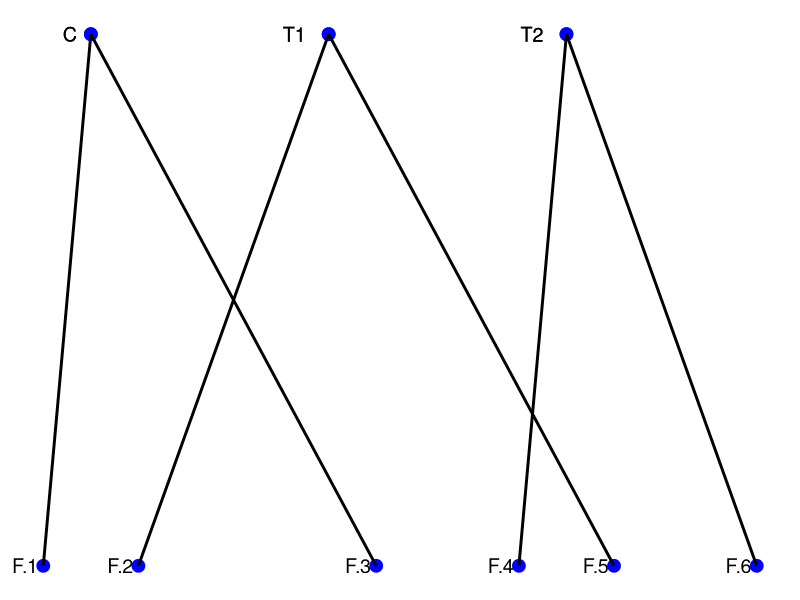
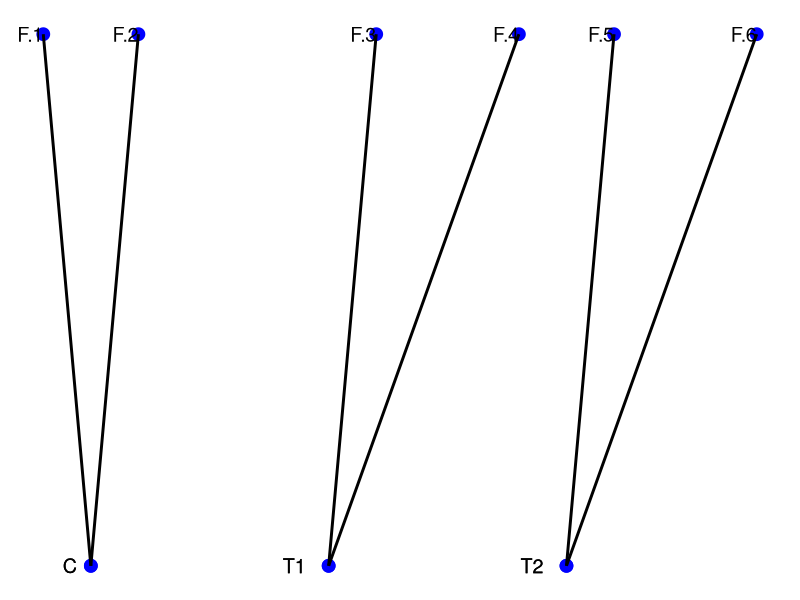
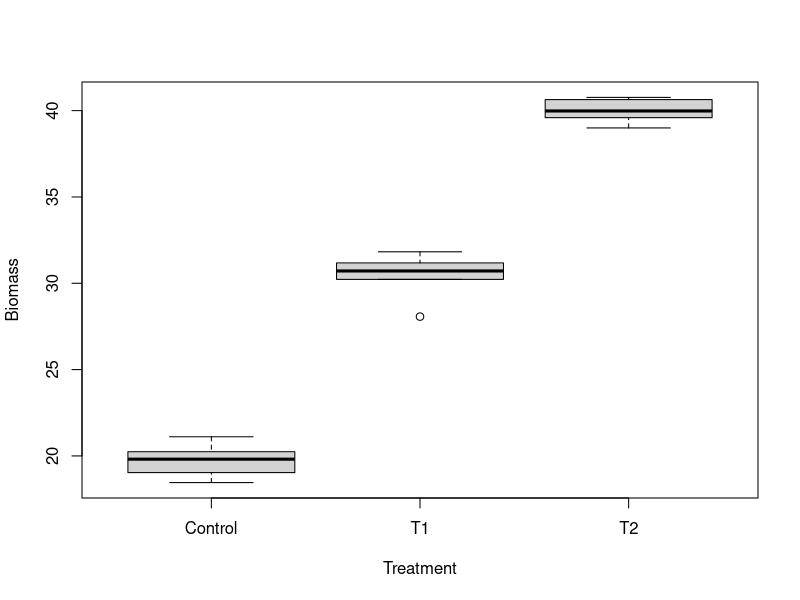
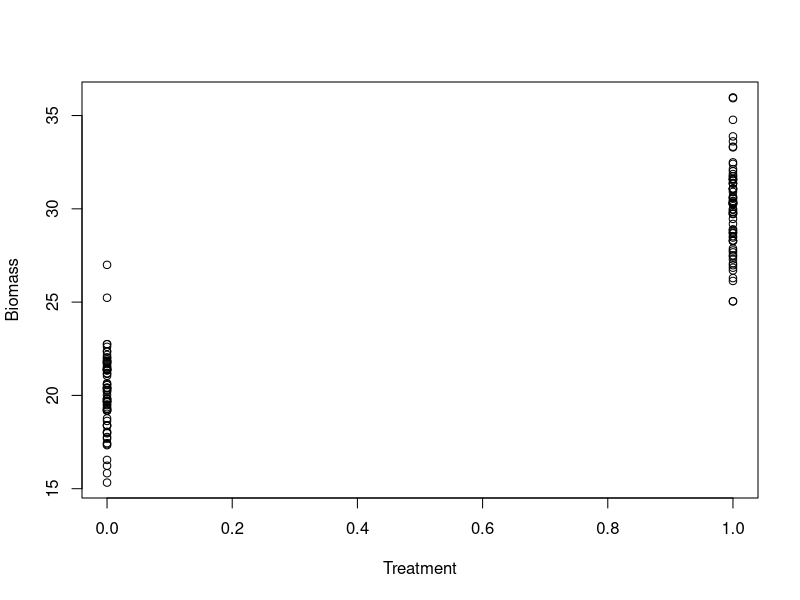

Reproduce these figures in R, in order. (Note: this script raises an error after producing the figures.)
## ---- chunk 1

knitr::opts_chunk$set(
	echo = TRUE,
	message = FALSE,
	warning = FALSE,
	cache = TRUE
	)
## ---- chunk 2

#  NRES 710, Nested Designs
#     University of Nevada, Reno
#     

## ---- chunk 3
library(ggplot2)

# Data for the plot
nested_data <- data.frame(
  treatment = c("C", "T1", "T2"),
  field = c("F.1", "F.2", "F.3", "F.4", "F.5", "F.6"),
  x_treatment = c(1, 2, 3),  # Spread treatments across x-axis
  x_field = c(0.8, 1.2, 2.2, 2.8, 3.2, 3.8),  # Spread fields across x-axis below treatments
  y_treatment = rep(3, 3),  # Treatments on top (y = 3)
  y_field = rep(1, 6)  # Fields below (y = 1)
)

# Coordinates for plotting lines between treatments and fields
lines_data <- data.frame(
  x = c(1, 1, 2, 2, 3, 3),
  xend = c(0.8, 2.2, 1.2, 3.2, 2.8, 3.8),
  y = c(3, 3, 3, 3, 3, 3),
  yend = rep(1, 6)
)

# Plotting the hierarchy
ggplot() +
  # Plot the treatments at the top
  geom_point(aes(x = nested_data$x_treatment, y = nested_data$y_treatment), size = 4, color = "blue") +
  geom_text(aes(x = nested_data$x_treatment, y = nested_data$y_treatment, label = nested_data$treatment), 
            hjust = 2, size = 5) +  # Slightly move the treatment labels up

  # Plot the fields at the bottom
  geom_point(aes(x = nested_data$x_field, y = nested_data$y_field), size = 4, color = "blue") +
  geom_text(aes(x = nested_data$x_field, y = nested_data$y_field, label = nested_data$field), 
            hjust = 1.2, size = 5) +  # Slightly move the field labels down

  # Draw lines connecting treatments to fields
  geom_segment(data = lines_data, aes(x = x, xend = xend, y = y, yend = yend), size = 1) +

  # Remove axis labels and ticks
  scale_x_continuous(breaks = NULL) +
  scale_y_continuous(breaks = NULL) +

  # Customize labels and appearance
  labs(x = NULL, y = NULL) +
  theme_minimal() +
  theme(axis.text = element_blank(), axis.ticks = element_blank())

## ---- chunk 4
library(ggplot2)

# Data for the plot
nested_data <- data.frame(
  treatment = c("C", "T1", "T2"),
  field = c("F.1", "F.2", "F.3", "F.4", "F.5", "F.6"),
  x_treatment = c(1, 2, 3),  # Spread treatments across x-axis
  x_field = c(0.8, 1.2, 2.2, 2.8, 3.2, 3.8),  # Spread fields across x-axis above treatments
  y_treatment = rep(1, 3),  # Treatments below (y = 1)
  y_field = rep(3, 6)  # Fields above (y = 3)
)

# Coordinates for plotting lines between fields and treatments
lines_data <- data.frame(
  x = c(0.8, 1.2, 2.2, 2.8, 3.2, 3.8),
  xend = c(1, 1, 2, 2, 3, 3),
  y = rep(3, 6),
  yend = rep(1, 6)
)

# Plotting the hierarchy
ggplot() +
  # Plot the fields at the top
  geom_point(aes(x = nested_data$x_field, y = nested_data$y_field), size = 4, color = "blue") +
  geom_text(aes(x = nested_data$x_field, y = nested_data$y_field, label = nested_data$field), 
            hjust = 1, size = 5) +  # Slightly move the field labels up

  # Plot the treatments at the bottom
  geom_point(aes(x = nested_data$x_treatment, y = nested_data$y_treatment), size = 4, color = "blue") +
  geom_text(aes(x = nested_data$x_treatment, y = nested_data$y_treatment, label = nested_data$treatment), 
            hjust = 2, size = 5) +  # Slightly move the treatment labels down

  # Draw lines connecting fields to treatments
  geom_segment(data = lines_data, aes(x = x, xend = xend, y = y, yend = yend), size = 1) +

  # Remove axis labels and ticks
  scale_x_continuous(breaks = NULL) +
  scale_y_continuous(breaks = NULL) +

  # Customize labels and appearance
  labs(x = NULL, y = NULL) +
  theme_minimal() +
  theme(axis.text = element_blank(), axis.ticks = element_blank())

## ---- chunk 5
### Nested design analysis in R

# Read the data
datum <- read.csv("lecture_18_dataset1.csv")

# Examine it
head(datum, 10)

# Make 'Treatment' a factor
datum$Treatment <- as.factor(datum$Treatment)

# Plot it
plot(Biomass ~ Treatment, data = datum)

## ---- chunk 6
# Simple linear model
results <- lm(Biomass ~ Treatment, data = datum)
summary(results)

## ---- chunk 7
# Linear mixed-effects model
library(nlme)
results2 <- lme(Biomass ~ Treatment, data = datum, random = ~1|Field)
summary(results2)

## ---- chunk 8
### Another example analysis in R
# Read the data
datum <- read.csv("lecture_18_dataset2.csv")

# Examine it
head(datum, 15)

# Structure
str(datum)

# Plot it
plot(Biomass ~ Treatment, data = datum)

## ---- chunk 9
# Linear mixed-effects model - incorrect random-effect structure for this design
results <- lme(Biomass ~ Treatment, data = datum, random = ~1|Plot)
summary(results)
# This says: only 3 groups (plots). But we had more! This is not specified correctly; this is assuming a different structure than we really have.

## ---- chunk 10
# Linear mixed-effects model - correct random-effect structure for this design
results2 <- lme(Biomass ~ Treatment, data = datum, random = ~1|Field/Plot)
summary(results2)

## ---- chunk 11
################### 'Truth' #################### 
### Lecture 18: code to simulate data for class

### Dataset 1
# Simulate nested-design data
set.seed(123)

# Fields
n_fields <- 6
n_samples <- 3
Field <- sort(rep(1:n_fields, n_samples))

# Treatment
Treatment <- c(rep("Control", n_samples*2), rep("T1", n_samples*2), rep("T2", n_samples*2))

# Dummy-code treatment
dummy <- data.frame(model.matrix(~ Treatment - 1))
colnames(dummy) <- c("Control", "T1", "T2")

# Field error
FieldError <- rep(rnorm(n_fields, 0, 0.5), each = n_samples)

# Error within fields (residual error)
Error <- rnorm(n_samples*n_fields, 0, 1)

# Response variable -- biomass
Biomass <- 20 + 10*dummy$T1 + 20*dummy$T2 + FieldError + Error

# Save the data
datum <- data.frame(Field = Field, Treatment = Treatment, Control = dummy$Control, T1 = dummy$T1, T2 = dummy$T2, FieldError = FieldError, Error = Error, Biomass = Biomass)

# Save the data
write.csv(datum, "lecture_18_dataset1.csv", row.names = FALSE)


### Dataset 2
# Simulate nested-design data
set.seed(123)

# Fields
n_fields <- 24
n_plots <- 3
n_treatments <- 2
Field <- sort(rep(rep(1:n_fields, n_plots), n_treatments))

# Plots
Plot <- rep(c(rep(1, n_treatments), rep(2, n_treatments), rep(3, n_treatments)), n_fields)

# Treatments
Treatment <- rep(rep(c(0, 1), n_plots), n_fields)

# Field error
FieldError <- rep(rnorm(n_fields, 0, 1), each = n_plots * n_treatments)

# Plot error
PlotError <- rep(rnorm(n_plots * n_fields, 0, 2), each = n_treatments)

# Residual error
Error <- rnorm(length(Field), 0, 1)

# Response variable -- biomass
Biomass <- 20 + 10*Treatment + FieldError + PlotError + Error

# Save the data
datum <- data.frame(Field = Field, Plot = Plot, Treatment = Treatment, FieldError = FieldError, Error = Error, Biomass = Biomass)

# Save the data
write.csv(datum, "lecture_18_dataset2.csv", row.names = FALSE)


